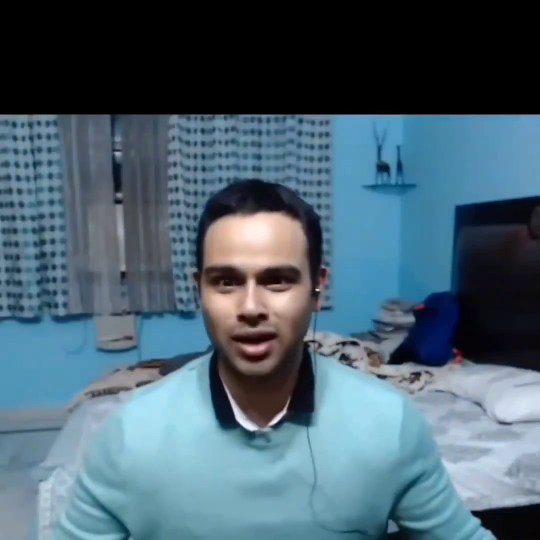
#> input picture frame 36 of Videos/video.mp4, 1080 x 1080 px (shown at 1/2 size)
$ python read_video.py
#> lines starting #> are read from the running program, lines starting #| are printed output that depends on the picture
#> further down, frame is the input picture: shape (1080, 1080, 3); mean B, G, R 112.3, 98.2, 74.5
#program to read-resize-display a video using openCV
#date-Nov 19,2023
import cv2 as cv

#creating a function to rescale the frames of the video
#will work for images, video, livecapture
def rescaleFrame(frame,scale = 0.6):
#> called with scale = 0.6
    width = int (frame.shape[1]*scale) # shape is a A tuple representing the dimensions of the frame in the format (height, width, channels)
#> width = 648
    height = int (frame.shape[0]*scale)
#> height = 648

    dimensions = (width,height) #creating a new tuple
#> dimensions = (648, 648)
    return cv.resize(frame,dimensions,interpolation=cv.INTER_AREA) #interpolation=cv.INTER_AREA argument specifies the interpolation method to be used during resizing (in this case, INTER_AREA).
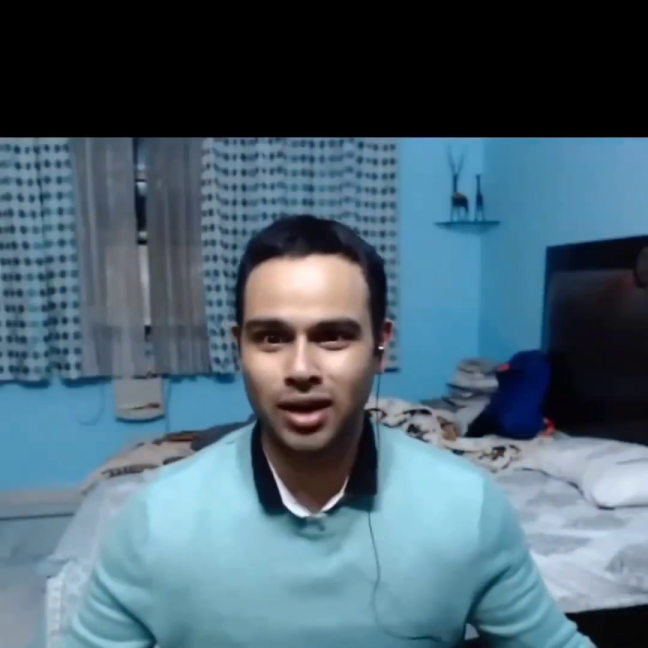
#> returned value: shape (648, 648, 3); mean of channels 0, 1, 2 112.3, 98.2, 74.5; drawn as B, G, R

#creating a function to change resolution
def changeRes(width,height):
    #will only work for live capture
    capture.set(3,width)
    capture.set(4,height)
    #we can use this function in place of rescale frame for changing resolution of live capture

#Input video
capture = cv.VideoCapture('Videos/video.mp4')#use an integer(0,1,2,3) to select a webcam/camera in place of the path for live capture.

#using while loop to read video frame by frame and displaying
while True:
    isTrue, frame = capture.read() #'isTrue-Confirming that frame is sucessfully read
    frame_resize = rescaleFrame(frame) #resizing frame
    cv.imshow('video',frame_resize) #output the resized frames
    if cv.waitKey(20) & 0xFF==ord('d'): #the while loop will continue to run until 20milliseconds have passed and d key is pressed on keyboard
#> (key Esc is pressed here)
        break

capture.release() # realeasing the input taken to free up system resources
cv.destroyAllWindows() #closing the output window

$ run again, starting later in the video
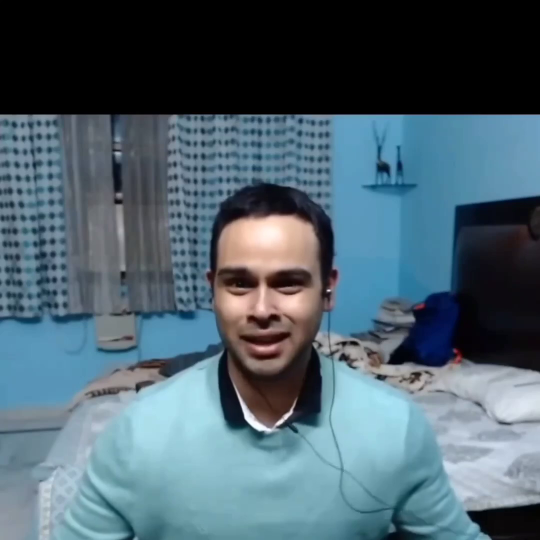
#> input picture frame 162 of Videos/video.mp4, 1080 x 1080 px (shown at 1/2 size)
#> frame is the input picture: shape (1080, 1080, 3); mean B, G, R 109.8, 98.2, 77.3
#> in rescaleFrame, `return cv.resize(frame,dimensions,interpolation=cv.INTER_AREA)`:
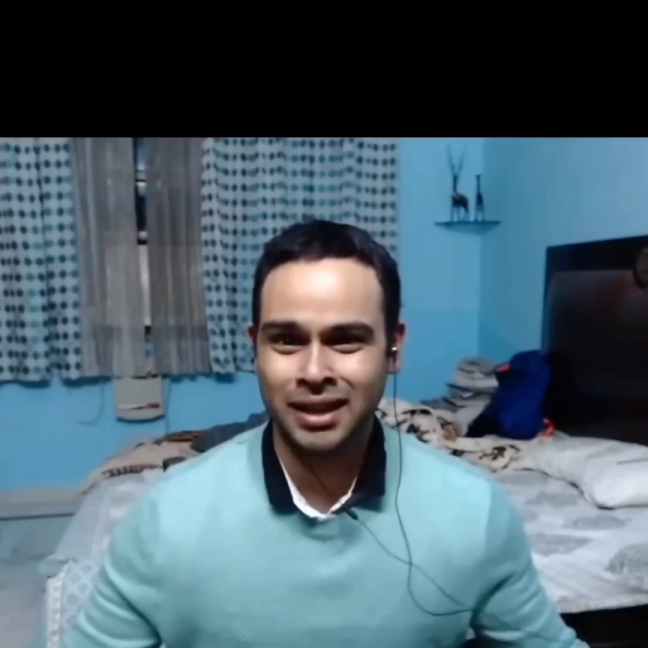
#> returned value: shape (648, 648, 3); mean of channels 0, 1, 2 109.8, 98.2, 77.3; drawn as B, G, R

$ run again, starting later in the video
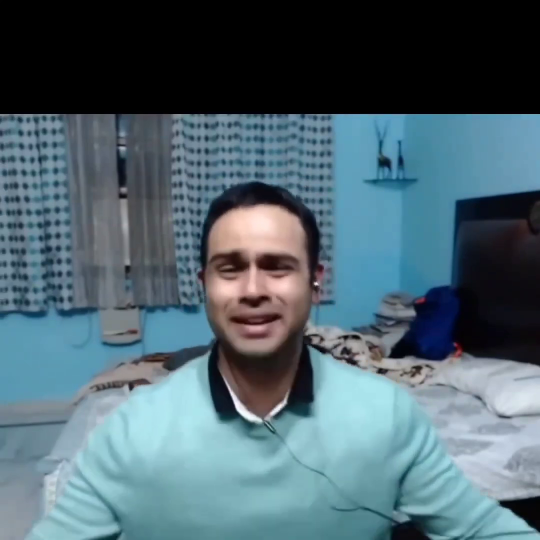
#> input picture frame 289 of Videos/video.mp4, 1080 x 1080 px (shown at 1/2 size)
#> frame is the input picture: shape (1080, 1080, 3); mean B, G, R 111.8, 101.8, 79.5
#> in rescaleFrame, `return cv.resize(frame,dimensions,interpolation=cv.INTER_AREA)`:
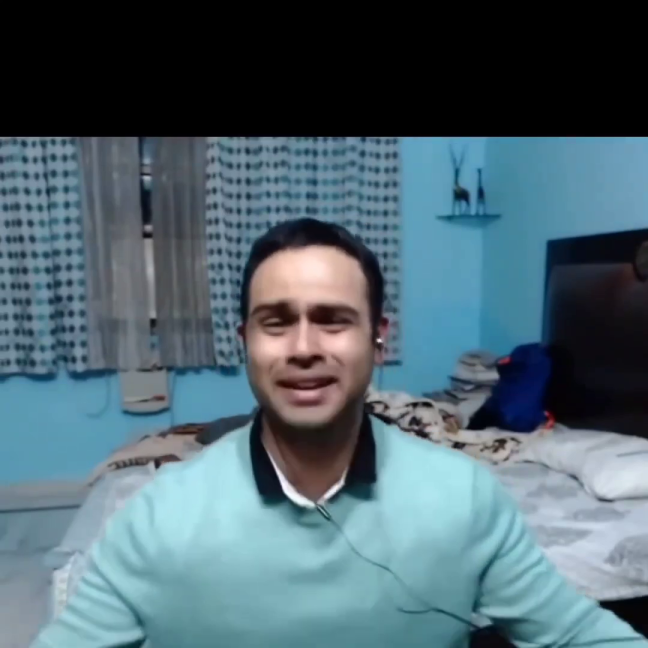
#> returned value: shape (648, 648, 3); mean of channels 0, 1, 2 111.8, 101.8, 79.5; drawn as B, G, R
